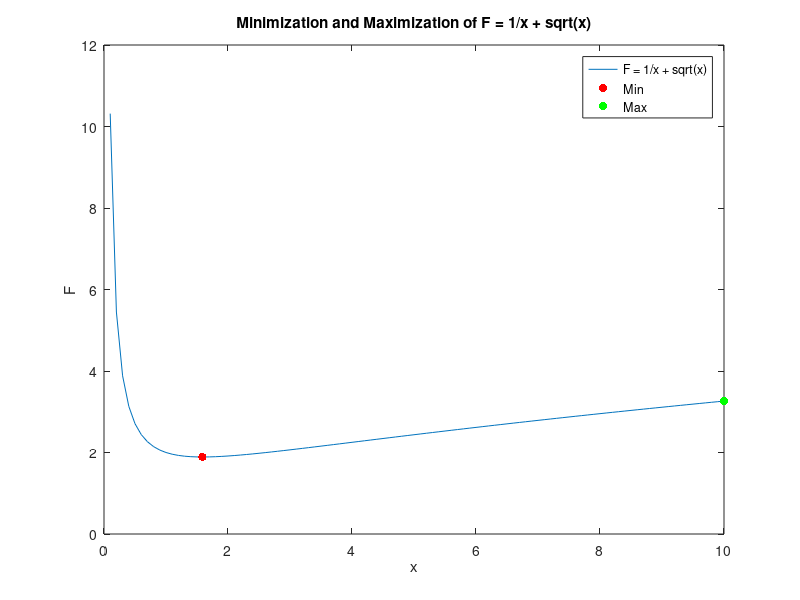

This figure's MATLAB source: (Note: this script raises an error after producing the figure.)
function exampleFunction3()
    % Определение границ интервала для поиска минимума и максимума
    xLower = 0.1;
    xUpper = 10;

    % Нахождение минимума функции
    [xMin, fMin] = fminbnd(@(x) (1/x + sqrt(x)), xLower, xUpper);

    % Нахождение максимума функции
    [xMax, fMax] = fminbnd(@(x) -(1/x + sqrt(x)), xLower, xUpper);

    % Создание массива значений x для построения графика
    x = linspace(xLower, xUpper, 100);
    y = 1./x + sqrt(x);

    % Построение графика функции
    plot(x, y);
    hold on;
    scatter(xMin, fMin, 'r', 'filled');
    scatter(xMax, -fMax, 'g', 'filled');
    xlabel('x');
    ylabel('F');
    title('Minimization and Maximization of F = 1/x + sqrt(x)');
    legend('F = 1/x + sqrt(x)', 'Min', 'Max');

    % Вывод результатов в виде таблицы
    results = table(['Min'; 'Max'], [xMin; xMax], [fMin; -fMax], 'VariableNames', {'Type', 'x', 'F'});
    disp(results);
end